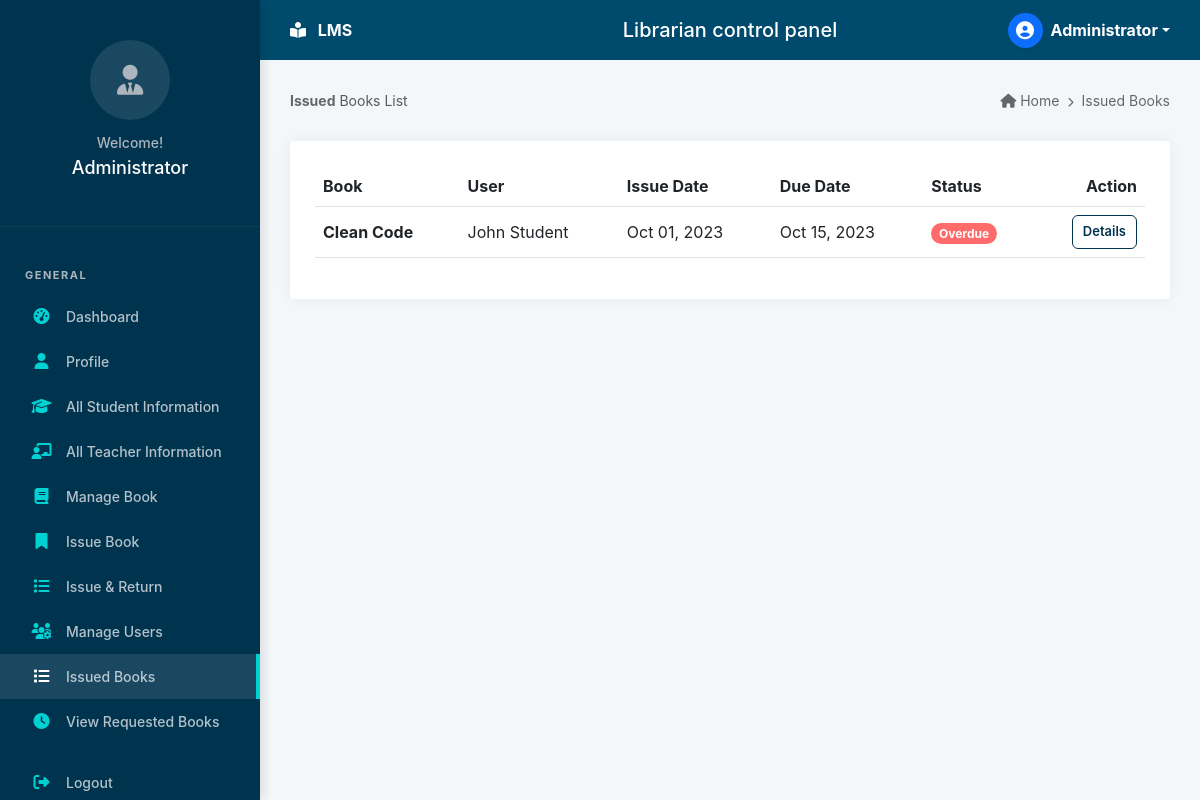
Screenshot of /admin/issued_books.php (signed in) with the database file from the repository.
### tables this page shows
CREATE TABLE IF NOT EXISTS `issues` (
  `id` int(11) NOT NULL AUTO_INCREMENT,
  `book_id` int(11) NOT NULL,
  `user_id` int(11) NOT NULL,
  `issue_date` date NOT NULL,
  `due_date` date NOT NULL,
  `return_date` date DEFAULT NULL,
  `fine` decimal(10,2) DEFAULT 0.00,
  `fine_per_day` decimal(10,2) DEFAULT 10.00,
  `status` enum('issued','returned','overdue') DEFAULT 'issued',
  `created_at` timestamp NOT NULL DEFAULT current_timestamp(),
  PRIMARY KEY (`id`)
);

CREATE TABLE IF NOT EXISTS `books` (
  `id` int(11) NOT NULL AUTO_INCREMENT,
  `title` varchar(255) NOT NULL,
  `author_id` int(11) DEFAULT NULL,
  `category_id` int(11) DEFAULT NULL,
  `location_id` int(11) DEFAULT NULL,
  `isbn` varchar(20) DEFAULT NULL UNIQUE,
  `quantity` int(11) NOT NULL DEFAULT 1,
  `available_quantity` int(11) NOT NULL DEFAULT 1,
  `description` text DEFAULT NULL,
  `cover_image` varchar(255) DEFAULT 'default_book.png',
  `created_at` timestamp NOT NULL DEFAULT current_timestamp(),
  PRIMARY KEY (`id`)
);

CREATE TABLE IF NOT EXISTS `users` (
  `id` int(11) NOT NULL AUTO_INCREMENT,
  `name` varchar(255) NOT NULL,
  `email` varchar(255) NOT NULL UNIQUE,
  `password` varchar(255) NOT NULL,
  `role` enum('admin','student','teacher') NOT NULL DEFAULT 'student',
  `user_id_code` varchar(50) DEFAULT NULL,  
  `phone` varchar(20) DEFAULT NULL,
  `profile_pic` varchar(255) DEFAULT 'default_user.png',
  `status` enum('active','inactive') DEFAULT 'active',
  `created_at` timestamp NOT NULL DEFAULT current_timestamp(),
  PRIMARY KEY (`id`)
);

### includes/functions.php (called while the page is built, shortened)
<?php
function getOverdueDays($dueDate, $checkDate = null) {
    $due = new DateTimeImmutable(date('Y-m-d', strtotime($dueDate)));
    $check = new DateTimeImmutable(date('Y-m-d', strtotime($checkDate ?: 'today')));
    return (int)$due->diff($check)->days;
}
function getIssueDisplayStatus($issue) {
    return getOverdueDays($issue['due_date'] ?? null) > 0 ? 'overdue' : 'issued';
}
?>

### admin/issued_books.php (the view, shortened to what this page needs)
<?php
require_once '../config/db.php';
$issues = $pdo->query("
    SELECT i.*, b.title as book_title, u.name as user_name, u.email as user_email, u.user_id_code, b.isbn
    FROM issues i
    JOIN books b ON i.book_id = b.id
    JOIN users u ON i.user_id = u.id
    ORDER BY i.issue_date DESC
")->fetchAll();
include '../includes/header.php';
include '../includes/sidebar.php';
?>
<div class="main-content">
    <div class="breadcrumb-section">
        <div><span class="fw-bold">Issued</span> <span class="text-muted">Books List</span></div>
        <div><i class="fas fa-home"></i> Home <i class="fas fa-chevron-right mx-1" style="font-size: 10px;"></i> Issued Books</div>
    </div>
    <div class="card-custom">
        <div class="table-responsive">
            <table class="table table-hover align-middle">
                <thead>
                    <tr>
                        <th>Book</th>
                        <th>User</th>
                        <th>Issue Date</th>
                        <th>Due Date</th>
                        <th>Status</th>
                        <th class="text-end">Action</th>
                    </tr>
                </thead>
                <tbody>
                    <?php foreach ($issues as $i): ?>
                    <?php
                        $display_status = getIssueDisplayStatus($i);
                    ?>
                    <tr>
                        <td><span class="fw-bold"><?php echo $i['book_title']; ?></span></td>
                        <td><?php echo $i['user_name']; ?></td>
                        <td><?php echo date('M d, Y', strtotime($i['issue_date'])); ?></td>
                        <td><?php echo date('M d, Y', strtotime($i['due_date'])); ?></td>
                        <td>
                            <span class="badge rounded-pill bg-<?php echo $display_status == 'overdue' ? 'red' : ($display_status == 'returned' ? 'green' : 'blue'); ?>">
                                <?php echo ucfirst($display_status); ?>
                            </span>
                        </td>
                        <td class="text-end">
                            <button class="btn btn-sm btn-outline-primary"
                                    data-bs-toggle="modal"
                                    data-bs-target="#detailModal<?php echo $i['id']; ?>">
                                Details
                            </button>
                        </td>
                    </tr>
                    <?php endforeach; ?>
                </tbody>
            </table>
        </div>
    </div>
</div>
<?php include '../includes/footer.php'; ?>

### assets/css/style.css (style rules this page uses)
:root { --navy-dark: #002b44; --navy-sidebar: #00334e; --navy-header: #004b6d; --text-white: #ffffff; --text-muted: #adb5bd; --card-cyan: #17a2b8; --card-green: #28a745; --card-cyan: #00d2d3; --card-green: #1dd1a1; --card-red: #ff6b6b; --card-orange: #ffc107; --card-blue: #48dbfb; --bg-light: #f4f7f9; --border-color: #dee2e6; --sidebar-width: 260px; --header-height: 60px; --transition: all 0.3s ease; --sidebar-hover: rgba(255, 255, 255, 0.08); --sidebar-active: #00d2d3; }
* { margin: 0; padding: 0; box-sizing: border-box; }
body { font-family: "Inter", -apple-system, BlinkMacSystemFont, "Segoe UI", Roboto, sans-serif; background-color: var(--bg-light); color: #2f3542; overflow-x: hidden; }
.main-content { margin-left: var(--sidebar-width); margin-top: var(--header-height); padding: 30px; min-height: calc(100vh - var(--header-height)); }
.breadcrumb-section { display: flex; justify-content: space-between; margin-bottom: 30px; font-size: 14px; color: #666; }
.bg-red { background-color: var(--card-red); }
.card-custom { background: white; border-radius: 4px; box-shadow: 0 0 15px rgba(0, 0, 0, 0.05); padding: 25px; }
.btn { display: inline-flex; align-items: center; justify-content: center; gap: 8px; padding: 10px 14px; font-weight: 600; border-radius: 8px; border: none; cursor: pointer; transition: var(--transition); }
.btn-sm { padding: 6px 10px; font-size: 13px; border-radius: 6px; }
.btn-outline-primary { background: transparent; color: var(--navy-sidebar); border: 1px solid var(--navy-sidebar); }
.rounded-pill { border-radius: 50rem !important; }
.table .btn { padding: 6px 10px; }

### rows the page displays
issues: book.title "Clean Code", user.name "John Student", issue_date "Oct 01, 2023", due_date "Oct 15, 2023", due_date "Overdue"

### other values shown
$_SESSION['name'] "Administrator"
